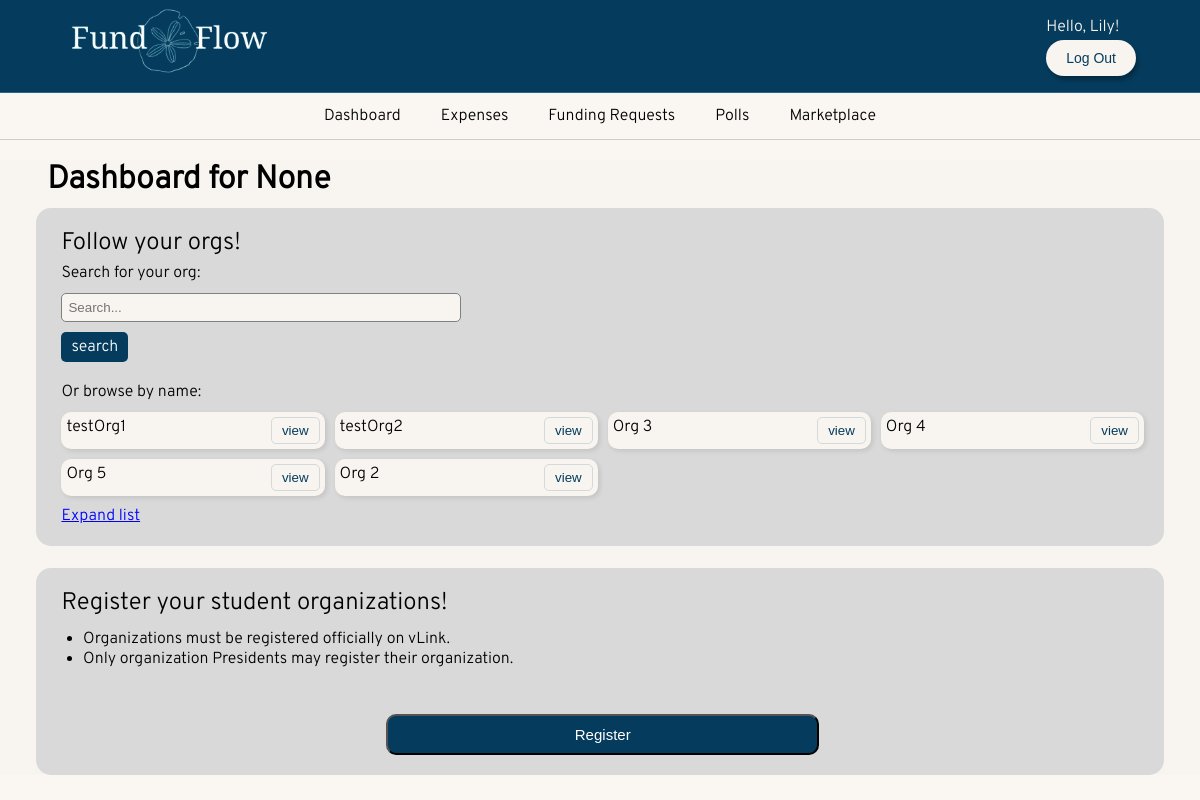
/dashboard/ (signed in), run on an earlier commit of the app's database.
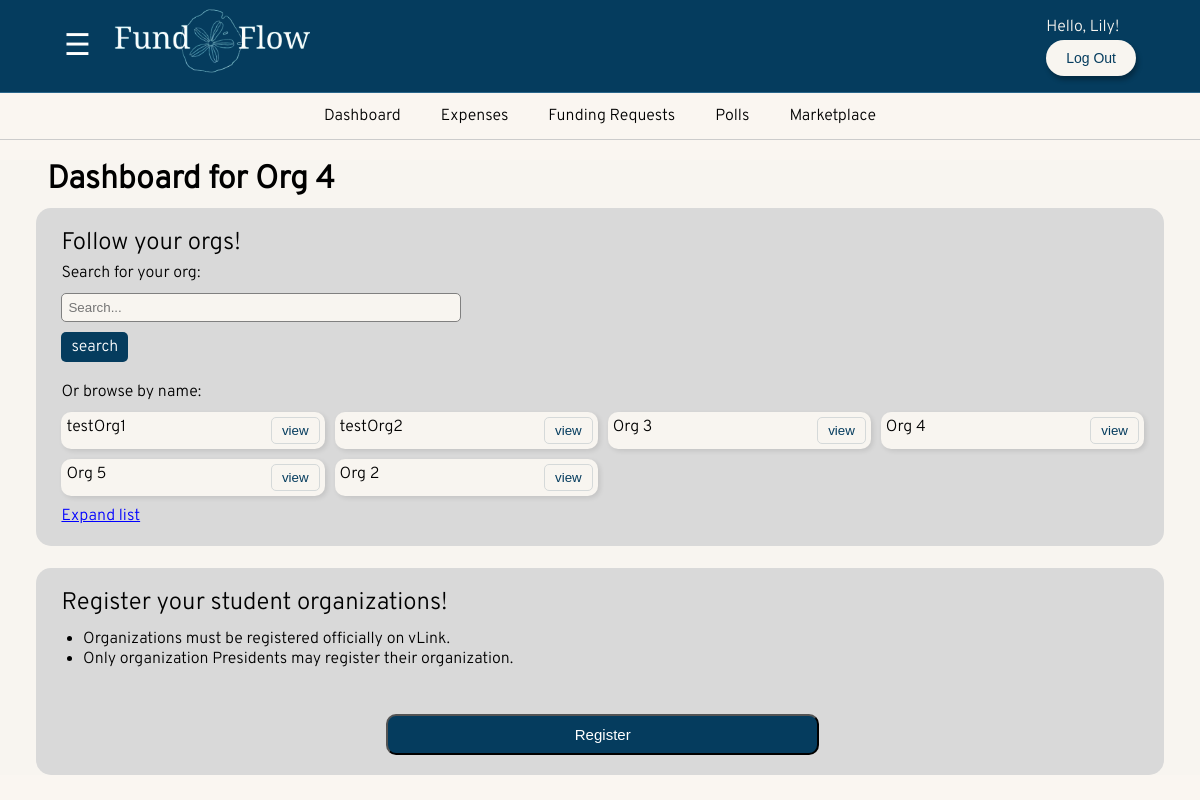
And on a later commit of the database.
### FundFlow/models.py (models this page shows, shortened)
class UserProfile(models.Model):
    USER_TYPES = [
        ('president', 'President'),
        ('treasurer', 'Treasurer'),
        ('member', 'Member')
    ]
    user = models.OneToOneField(
        User, #primary attributes of the default user are: username, password, email, first_name, last_name
        on_delete=models.CASCADE
    )
    user_type = models.CharField(
        max_length=10,
        choices=USER_TYPES
    )
    current_Org=models.ForeignKey(
        'Organization',
        on_delete=models.SET_NULL,  # <- this makes sure UserProfile isn't deleted
        blank=True,
        null=True
    )

class Organization(models.Model):
    name= models.CharField(max_length=255, unique=True)
    description = models.TextField(blank=True, null=True)
    president = models.ForeignKey(User, on_delete=models.CASCADE, related_name='president_of', blank=True, null=True)
    treasurer = models.ForeignKey(User, on_delete=models.SET_NULL ,related_name='treasurer_of', blank=True, null=True)
    members = models.ManyToManyField(User, related_name='organizations', blank=True)
    pending_members = models.ManyToManyField(User, related_name='pending_organizations', blank=True)
    bank_email= models.EmailField(verbose_name='Email Address', unique=False, blank=True, null=True)
    tickets=models.ManyToManyField('CreateTicket', related_name='tickets', blank=True)
    def __str__(self):
        return self.name

### FundFlow/views.py (the view, shortened to what this page needs)
# urls.py: path('dashboard/', views.dashboard_view, name='dashboard'),
@login_required
def dashboard_view(request):
    current_user = request.user
    curProf=UserProfile.objects.get(user=current_user)
    orgs= Organization.objects.all()
    belongsOrgs= Organization.objects.filter(members=current_user)
    pendsOrgs= Organization.objects.filter(pending_members=current_user)
    user_type= curProf.user_type
    print(user_type)
    context = {
        'orgs':orgs,
        'belongsOrgs':belongsOrgs,
        'user_type':user_type,
        'pendsOrgs':pendsOrgs,
        'curProf':curProf
    }
    return render(request, 'dashboard.html', context)

### FundFlow/templates/dashboard.html (shortened to what this page needs)
{% extends 'base.html' %}
{% load crispy_forms_tags %}
{% block content %}
<!DOCTYPE html>
<html lang="en">
<head>
    <link rel="stylesheet" href="https://cdnjs.cloudflare.com/ajax/libs/font-awesome/6.0.0/css/all.min.css">
</head>
<body>
    <main>
        <div class="org-section">
            <label id="get-started">Dashboard for {{curProf.current_Org}}</label>
            <div class="info-container">
                <div class="text-container">
                    <label id="subtitle-label">Follow your orgs!</label>
                    <label for="text-label">Search for your org:</label>
                    <form method="POST" class="join-form">
                        <input type="text" id="text-label" name="seb" placeholder="Search...">
                        <button class="explore explore-btn" name="searchBtn"  >search</button>
                    </form>
                    <p><br>Or browse by name:</p>
                    <div class="org-grid">
                        {% for org in orgs %}
                        <form method="POST" class="join-form">
                            <div class="org-item" btn="org-item" >{{org.name}}<button class="org-btn view-btn" name="org_id" value="{{org.id}}">view</button></div>
                        </form>
                        {% endfor %}
                    </div>
                    <div class="expand" id="expand-btn">Expand list</div>
                </div>
            </div>
            <div class = "info-container">
                <div class="text-container">
                    <label id="subtitle-label">Register your student organizations!</label>
                    <ul class="list-text-container">
                        <li>Organizations must be registered officially on vLink.</li>
                        <li>Only organization Presidents may register their organization.</li>
                    </ul>
                    <a href="{% url 'registerorg' %}">
                        <button class="register-btn" >Register</button>
                    </a>
                </div>
            </div>
        </div>
    </main>
</body>
</html>
{% endblock %}

### FundFlow/templates/base.html (shortened to what this page needs)
<!doctype html>
<html lang="en">
  <head>
    {%load static%}
    <link rel="stylesheet" href="{% static 'dashboard.css' %}">
    <link rel="stylesheet" href="{% static 'home.css' %}">
    <link rel="stylesheet" href="{% static 'signUp.css' %}">
    <link rel="stylesheet" href="{% static 'index.css' %}">
    <link rel="stylesheet" href="https://cdnjs.cloudflare.com/ajax/libs/font-awesome/6.0.0/css/all.min.css">
    <link rel="stylesheet" href="{% static 'registerorg.css' %}">
    <link rel="stylesheet" href="{% static 'voting.css' %}">
    <link rel="stylesheet" href="{% static 'expenses.css' %}">
    <link rel="stylesheet" href="{% static 'budgetRev.css' %}">
    <link rel="stylesheet" href="{% static 'manageOrganization.css' %}">
    <link rel="stylesheet" href="{% static 'confirmDelete.css' %}">
    <link rel="stylesheet" href="{% static 'fundingRequests.css' %}">
    <link rel="stylesheet" href="{% static 'manageMarketplace.css' %}">
    <link rel="stylesheet" href="{% static 'marketplace.css' %}">
    <link rel="stylesheet" href="{% static 'checkout.css' %}">
  </head>
  <body>
    <header class="py-3 mb-4 border-bottom" id="header">
      <div class="header-container">
          {% if user.is_authenticated %}
          {% if user_type == "president" or user_type == "treasurer" %}
          <span id="menu-toggle" class="menu-icon">&#9776;</span>
          {% endif %}
          {% endif %}
          <a href="#" class="d-flex align-items-center link-body-emphasis text-decoration-none">
              <span class="logo">
                  <img src="{% static 'images/FundFlow_logo.png' %}" alt="Logo">
              </span>
          </a>
      </div>
      <div>
        {% if user.is_authenticated %}
        <a class="hello-user"> Hello, {{user.first_name}}! </a>
        <form action="{% url 'logout' %}" method="post">
          <button type="submit" class="logout-btn">Log Out</button>
        </form>
        {% endif %}
      </div>
    </header>
    {% if user.is_authenticated %}
    <nav class="py-2 bg-body-tertiary border-bottom">
        <div class="container d-flex flex-wrap">
            <ul class="nav me-auto">
                <li class="nav-item" onclick="activeTab('nav-item')"><a href="{% url 'dashboard' %}" class="nav-link link-body-emphasis px-2" aria-current="page">Dashboard</a></li>
                <li class="nav-item"><a href="{% url 'expenses' %}" class="nav-link link-body-emphasis px-2">Expenses</a></li>
                <li class="nav-item"><a href="{% url 'fundingRequests' %}" class="nav-link link-body-emphasis px-2">Funding Requests</a></li>
                <li class="nav-item"><a href="{% url 'voting' %}" class="nav-link link-body-emphasis px-2">Polls</a></li>
                <li class="nav-item"><a href="{% url 'marketplace' %}" class="nav-link link-body-emphasis px-2">Marketplace</a></li>
            </ul>
        </div>
    </nav>
    {% endif %}
    <div class="container">
        {% block content %}
        {% endblock %}
    </div>
  </body>
</html>

What changed in the data, as far as the page shows it:
changed UserProfile: user_type "member" → "president" (drawn); current_Org "None" → "Org 4"
